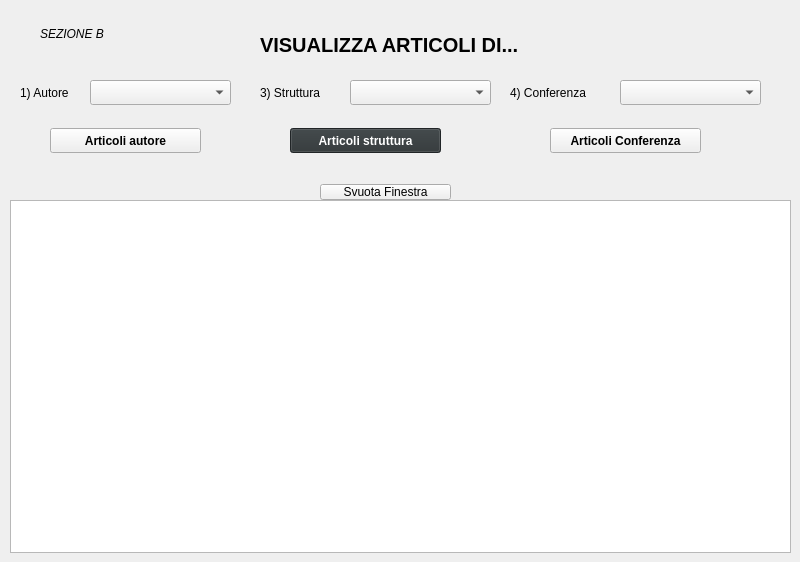
    <widget class="QWidget" name="PaginaVisualizzaArticoli">
     <widget class="QLabel" name="TITLE_7">
      <property name="geometry">
       <rect>
        <x>260</x>
        <y>32</y>
        <width>271</width>
        <height>25</height>
       </rect>
      </property>
      <property name="font">
       <font>
        <pointsize>15</pointsize>
        <weight>75</weight>
        <bold>true</bold>
       </font>
      </property>
      <property name="text">
       <string>VISUALIZZA ARTICOLI DI...</string>
      </property>
     </widget>
     <widget class="QPushButton" name="VisualizzaArticoliAutore">
      <property name="geometry">
       <rect>
        <x>50</x>
        <y>128</y>
        <width>151</width>
        <height>25</height>
       </rect>
      </property>
      <property name="font">
       <font>
        <weight>75</weight>
        <bold>true</bold>
       </font>
      </property>
      <property name="styleSheet">
       <string notr="true"/>
      </property>
      <property name="text">
       <string>Articoli autore</string>
      </property>
     </widget>
     <widget class="QPushButton" name="SvuotaFinestra">
      <property name="geometry">
       <rect>
        <x>320</x>
        <y>184</y>
        <width>131</width>
        <height>16</height>
       </rect>
      </property>
      <property name="text">
       <string>Svuota Finestra</string>
      </property>
     </widget>
     <widget class="QComboBox" name="StrutturaBox">
      <property name="geometry">
       <rect>
        <x>350</x>
        <y>80</y>
        <width>141</width>
        <height>25</height>
       </rect>
      </property>
     </widget>
     <widget class="QLabel" name="Struttura">
      <property name="geometry">
       <rect>
        <x>260</x>
        <y>80</y>
        <width>81</width>
        <height>25</height>
       </rect>
      </property>
      <property name="text">
       <string>3) Struttura</string>
      </property>
     </widget>
     <widget class="QComboBox" name="ConferenzeBox">
      <property name="geometry">
       <rect>
        <x>620</x>
        <y>80</y>
        <width>141</width>
        <height>25</height>
       </rect>
      </property>
     </widget>
     <widget class="QLabel" name="Conferenza">
      <property name="geometry">
       <rect>
        <x>510</x>
        <y>80</y>
        <width>101</width>
        <height>25</height>
       </rect>
      </property>
      <property name="text">
       <string>4) Conferenza</string>
      </property>
     </widget>
     <widget class="QPushButton" name="VisualizzaArticoliStruttura">
      <property name="geometry">
       <rect>
        <x>290</x>
        <y>128</y>
        <width>151</width>
        <height>25</height>
       </rect>
      </property>
      <property name="font">
       <font>
        <weight>75</weight>
        <bold>true</bold>
       </font>
      </property>
      <property name="styleSheet">
       <string notr="true">background-color: rgb(46, 52, 54);
color: rgb(255, 255, 255);</string>
      </property>
      <property name="text">
       <string>Articoli struttura</string>
      </property>
     </widget>
     <widget class="QPushButton" name="VisualizzaArticoliConferenza">
      <property name="geometry">
       <rect>
        <x>550</x>
        <y>128</y>
        <width>151</width>
        <height>25</height>
       </rect>
      </property>
      <property name="font">
       <font>
        <weight>75</weight>
        <bold>true</bold>
       </font>
      </property>
      <property name="styleSheet">
       <string notr="true"/>
      </property>
      <property name="text">
       <string>Articoli Conferenza</string>
      </property>
     </widget>
     <widget class="QPlainTextEdit" name="VisualizzaArticoliDi">
      <property name="geometry">
       <rect>
        <x>10</x>
        <y>200</y>
        <width>781</width>
        <height>353</height>
       </rect>
      </property>
     </widget>
     <widget class="QLabel" name="SEZIONEB">
      <property name="geometry">
       <rect>
        <x>40</x>
        <y>24</y>
        <width>81</width>
        <height>19</height>
       </rect>
      </property>
      <property name="font">
       <font>
        <pointsize>9</pointsize>
        <italic>true</italic>
       </font>
      </property>
      <property name="text">
       <string>SEZIONE B</string>
      </property>
     </widget>
     <widget class="QComboBox" name="AutoreBox">
      <property name="geometry">
       <rect>
        <x>90</x>
        <y>80</y>
        <width>141</width>
        <height>25</height>
       </rect>
      </property>
     </widget>
     <widget class="QLabel" name="Struttura_2">
      <property name="geometry">
       <rect>
        <x>20</x>
        <y>80</y>
        <width>61</width>
        <height>25</height>
       </rect>
      </property>
      <property name="text">
       <string>1) Autore</string>
      </property>
     </widget>
    </widget>
